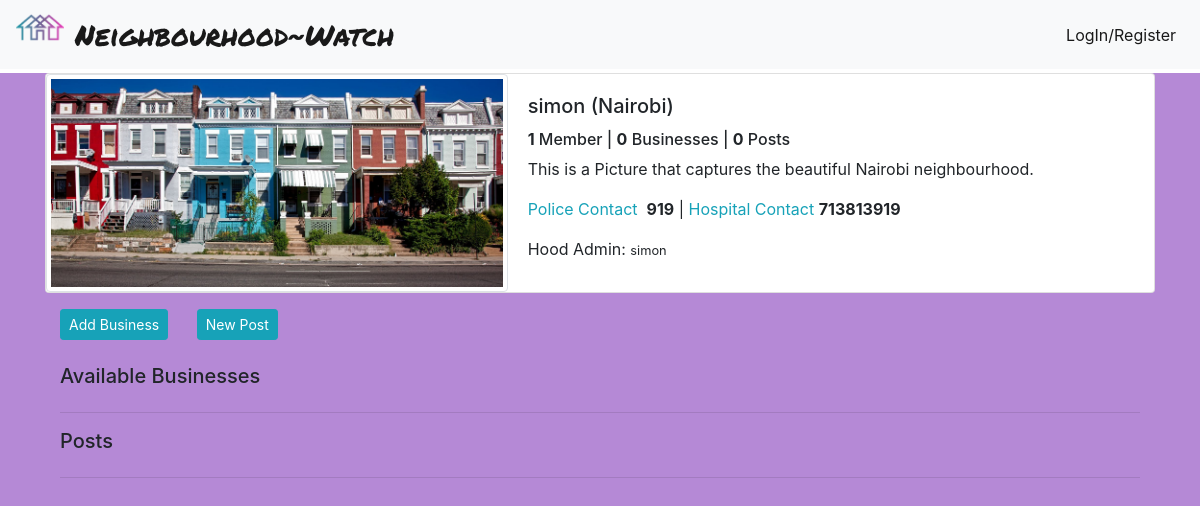
Before: /single_hood/2 with the older database file.
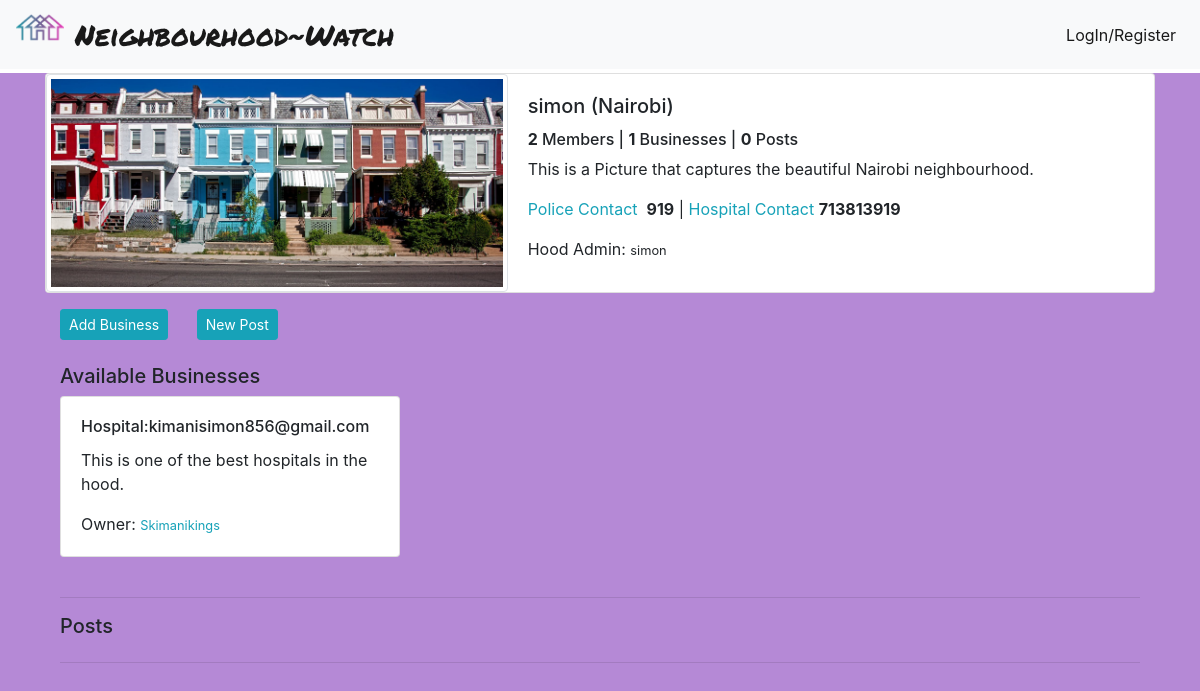
After: the same page with the newer database file.
### neighborhoods/models.py (models this page shows, shortened)
class Neighbourhood(models.Model):
    name = models.CharField(max_length=50)
    location = models.CharField(max_length=60)
    admin = models.ForeignKey("Profile", on_delete=models.CASCADE, related_name='hood')
    neighbourhood_logo = models.ImageField(upload_to='images/')
    description = models.TextField()
    healthcenter_number = models.IntegerField(null=True, blank=True)
    police_number = models.IntegerField(null=True, blank=True)
    occupants_count = models.IntegerField(null=True, blank=True)

class Profile(models.Model):
    user = models.OneToOneField(User, on_delete=models.CASCADE, related_name='profile')
    name = models.CharField(max_length=80, blank=True)
    bio = models.TextField(max_length=254, blank=True)
    profile_picture = models.ImageField(upload_to='images/', default='default.png')
    location = models.CharField(max_length=50, blank=True, null=True)
    neighbourhood = models.ForeignKey('Neighbourhood', on_delete=models.SET_NULL, null=True, related_name='members', blank=True)

class Business(models.Model):
    name = models.CharField(max_length=120)
    email = models.EmailField(max_length=254)
    description = models.TextField(blank=True)
    neighbourhood = models.ForeignKey('Neighbourhood', on_delete=models.CASCADE, related_name='business')
    user = models.ForeignKey('Profile', on_delete=models.CASCADE, related_name='owner')

### neighborhoods/views.py (the view)
# urls.py: path('single_hood/<hood_id>', views.single_neighbourhood, name='single-hood'),
def single_neighbourhood(request, hood_id):
    hood = Neighbourhood.objects.get(id=hood_id)
    business = Business.objects.filter(neighbourhood=hood)
    posts = Post.objects.filter(hood=hood)
    posts = posts[::-1]
    if request.method == 'POST':
        form = BusinessForm(request.POST)
        if form.is_valid():
            b_form = form.save(commit=False)
            b_form.neighbourhood = hood
            b_form.user = request.user.profile
            b_form.save()
            return redirect('single-hood', hood.id)
    else:
        form = BusinessForm()
    params = {
        'hood': hood,
        'business': business,
        'form': form,
        'posts': posts
    }
    return render(request, 'single_hood.html', params)

### neighborhoods/templates/single_hood.html (shortened to what this page needs)
{% extends 'base.html' %}
{% load crispy_forms_tags %}
{% block content %}
<div class="container-fluid page2">
  <div class="container">
    <div class="row">
      <div class="col-md-12">
        <div class="card mb-3">
          <div class="row no-gutters">
            <div class="col-md-5">
              <img src="{{ hood.neighbourhood_logo.url }}" class="img-thumbnail" alt="">
            </div>
            <div class="col-md-7">
              <div class="card-body">
                <h5 class="card-title tt">{{ hood.name }} ({{hood.location}})
                </h5>
                <h6 class="card-text">
                  <span><strong>{{hood.members.count}}</strong> Member{{hood.members.count|pluralize}}</span>
                  | <strong>{{ hood.business.count }}</strong> Businesses | <strong>
                    {{ hood.hood_post.count }}</strong> Post{{ hood.hood_post.count|pluralize }}
                </h6>
                <p class="card-text">{{hood.description}}</p>
                <p class="card-text"><span class="text-info">Police Contact</span>
                  &nbsp;<strong>{{hood.police_number}}</strong> |
                  <span class="text-info">Hospital Contact</span> <strong>{{hood.healthcenter_number}}</strong></p>
                <p class="card-text">Hood Admin: <small class="">
                    {{ hood.admin.user.username }}</small></p>
              </div>
            </div>
          </div>
        </div>
      </div>
    </div>
    <div class="container hoode">
      <div class="row">
        <div class="col-md-12">
          <a href="" class="btn btn-sm btn-info mb-4 mr-4" data-toggle="modal" data-target="#Business">Add
            Business</a>
          <a class="btn btn-sm btn-info mb-4" href="{% url 'post' hood.id %}">New Post</a>
          <h5 class="D-block mx-auto tt">Available Businesses</h5>
          <div class="row">
            {% for busines in business %}
            <div class="col-md-4">
              <div class="card mb-4">
                <div class="card-body">
                  <h6 class="card-title">{{busines.name}}:<span>{{busines.email}}</span>
                  </h6>
                  <p class="card-text">{{busines.description}}</p>
                  <p class="card-text">Owner: <small class="text-info">
                      {{ busines.user.user.username|title }}</small></p>
                </div>
              </div>
            </div>
            {% endfor %}
          </div>
          <hr>
          <h5 class="D-block mx-auto tt">Posts</h5>
          <hr>
        </div>
      </div>
    </div>
  </div>
</div>
{% endblock %}

### neighborhoods/templates/base.html (shortened to what this page needs)
{% load static%}
<!DOCTYPE html>
<html lang="en">
<head>
  <link rel="stylesheet" href="https://stackpath.bootstrapcdn.com/font-awesome/4.7.0/css/font-awesome.min.css">
  <link rel="stylesheet" href="https://stackpath.bootstrapcdn.com/bootstrap/4.1.3/css/bootstrap.min.css"
>
    <link rel="stylesheet" href="https://stackpath.bootstrapcdn.com/bootstrap/4.3.1/css/bootstrap.min.css"
>
<link rel="stylesheet" href="https://cdnjs.cloudflare.com/ajax/libs/font-awesome/4.7.0/css/font-awesome.min.css">
  <link rel="stylesheet" href="{% static 'css/main.css' %}">
</head>
<body>
  {% include 'navbar.html'%}
  {% block content %} {%endblock%}
</body>
</html>

### neighborhoods/templates/navbar.html (shortened to what this page needs)
<nav class="mb-1 navbar navbar-expand-lg navbar-light bg-light">
          <a class="navbar-brand header" href="{% url 'index' %}">
            <img src="/static/images/logo.png" height="30" class="d-inline-block align-top "
                alt="mdb logo"> Neighbourhood~Watch
        </a>
  <div class="collapse navbar-collapse" id="navbarSupportedContent-333">
    {% if user.is_authenticated %}
    <ul class="navbar-nav ml-auto nav-flex-icons">
      <li class="nav-item">
        <img class="rounded-circle nav-img" src="{{ user.profile.profile_picture.url }}" alt="" style="height: 40px">
      </li>
      <li class="nav-item dropdown">
        <a class="nav-link dropdown-toggle header" id="navbarDropdownMenuLink-333" data-toggle="dropdown" aria-haspopup="true"
          aria-expanded="false" href="">{{user.username}}
        </a>
        <div class="dropdown-menu dropdown-menu-right dropdown-default" aria-labelledby="navbarDropdownMenuLink-333">
          <a class="dropdown-item" href="{% url 'logout' %}">Log Out</a>
        </div>
      </li>
      <li class="nav-item active" style="padding-top: 10px"></li>
    </ul>
    {% else %}
    <ul class="navbar-nav ml-auto nav-flex-icons">
      <li class="nav-item active">
        <a class="nav-link" href="{% url 'login' %}">LogIn/Register</a>
      </li>
    </ul>
      {% endif %}
  </div>
</nav>

### static/css/main.css (style rules this page uses)
.header { font-size: 1.8rem; font-family: 'Permanent Marker'; }
.page2 { background: #B589D6; height: 100vh; }

Changed rows visible on the page:
computed for Neighbourhood "simon": members.count "1" → "2"; business.count "0" → "1"
added Business: name "Hospital", email "kimanisimon856@gmail.com", description "This is one of the best hospitals in the hood.", user.user.username "Skimanikings"
